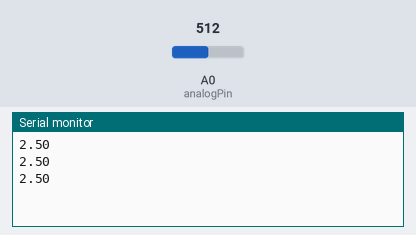
This sketch was run on a simulated Arduino Uno, built with avr-gcc and run on an emulated ATmega328P. Parts: the last lines printed to the serial monitor. The test bench sets the inputs (shaded band); at power-on: A0 (analogPin) = 512.

Above: at 1.3 s.
1.4 s: A0 (analogPin) set to 716
At 1.9 s:
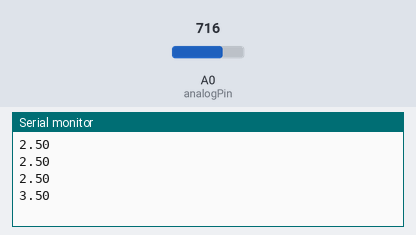
2.9 s: A0 (analogPin) set to 900
At 3.4 s:
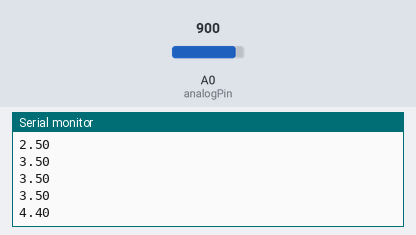
Timing chart, 0 to 5.9 s (numbered marks = the images above; inputs shaded):
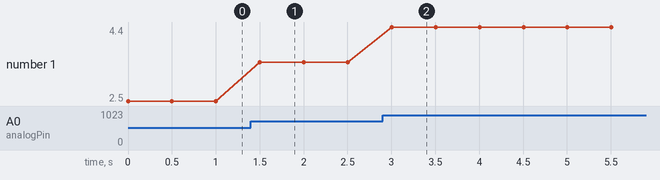

The sketch:

voltimetro-cap10.ino
```cpp
int analogPin=A0;//pin analogico
float V2; //declaramos v2 como float por que almacenaremos numero decimales
int analogVal;//inicializamos la variable sin un valor
int dt=500; //delay time
void setup() {
  pinMode(analogPin,INPUT);//configuramos el pin A0 como entrada
  Serial.begin(9600);//le indicamos a arduino que enviara datos a la pc con un ritmo de 9600 bits por segundo
}

void loop() {
  analogVal=analogRead(analogPin);//almacenamos lo que lea el pin analogPin(A0) en la variable analogVal
  V2=(5.*analogVal)/1023.; //llevan "." para que sean tomados como numero decimales
  //1023 valor maximo soportado por la entrada(5V), p
  Serial.println(V2);//pintamos
  delay(dt);//establecemos un delay para que tarde en volver a mostrar otro valor

}
```

Measured:
- after the input at 1.4 s, the serial monitor: prints a new line after 0.10 s (image 1)
- after the input at 2.9 s, the serial monitor: prints a new line after 0.10 s (image 2)
- plotted number 1: 2.5 → 3.5 after the input at 1.4 s, 3.5 → 4.4 after the input at 2.9 s
